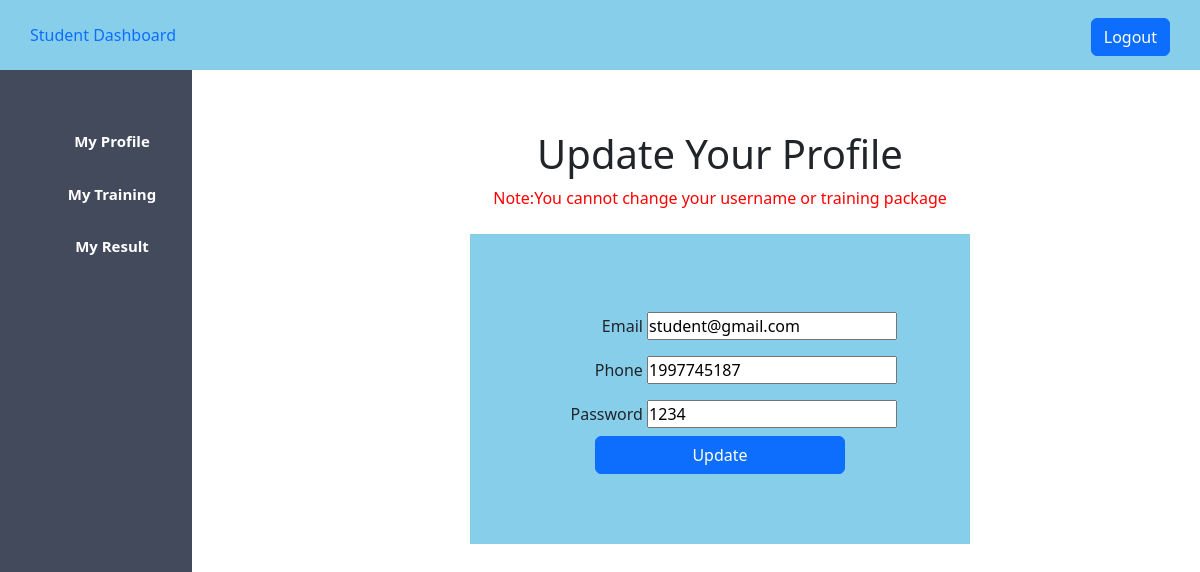
Page /car_managment/student_profile.php (signed in) on the committed database.
### tables this page shows
CREATE TABLE `user` (
  `id` int(11) NOT NULL,
  `username` varchar(30) DEFAULT NULL,
  `phone` int(15) DEFAULT NULL,
  `email` varchar(50) DEFAULT NULL,
  `usertype` varchar(20) DEFAULT NULL,
  `password` varchar(50) DEFAULT NULL,
  `package_no` int(11) DEFAULT NULL,
  `result_status` int(11) DEFAULT NULL
);

### car_managment/student_profile.php (the view, shortened to what this page needs)
<?php
$host = "localhost";
$user = "root";
$pass = "";
$db = "car_project";
$conn = mysqli_connect($host, $user, $pass, $db);
$name = $_SESSION['username'];
$sql = "SELECT * FROM user WHERE username='$name'";
$result = mysqli_query($conn, $sql);
$info = mysqli_fetch_assoc($result);
?>
<!DOCTYPE html>
<html lang="en">
<head>
    <?php
    include "student_css.php";
    ?>
</head>
<body>
    <?php
    include "student_sidebar.php";
    ?>
    <div class="content">
        <center>
            <h1>Update Your Profile</h1>
            <span>Note:You cannot change your username or training package</span>
            <br><br>
            <form action="#" method="post">
                <div class="div_deg">
                    <div>
                        <label for="">Email</label>
                        <input type="email" name="email" value="<?php echo "{$info['email']}" ?>">
                    </div>
                    <div>
                        <label for="">Phone</label>
                        <input type="text" name="phone" value="<?php echo "{$info['phone']}" ?>">
                    </div>
                    <div>
                        <label for="">Password</label>
                        <input type="text" name="password" value="<?php echo "{$info['password']}" ?>">
                    </div>
                    <div>
                        <input class="btn btn-primary" type="submit" name="update_profile" value="Update">
                    </div>
                </div>
            </form>
        </center>
    </div>
</body>
</html>

### car_managment/styles/student.css (style rules this page uses)
* { padding: 0; margin: 0; }
.content { margin-left: 20%; margin-top: 5%; }

### car_managment/student_profile.php (style rules this page uses)
span { color: red; }
label { display: inline-block; text-align: right; width: 100px; padding-top: 10px; padding-bottom: 10px; }
input { width: 250px; }
.div_deg { background-color: skyblue; width: 500px; padding-top: 70px; padding-bottom: 70px; }

### rows in the picture
user: email "student@gmail.com", phone "1997745187", password "1234"
